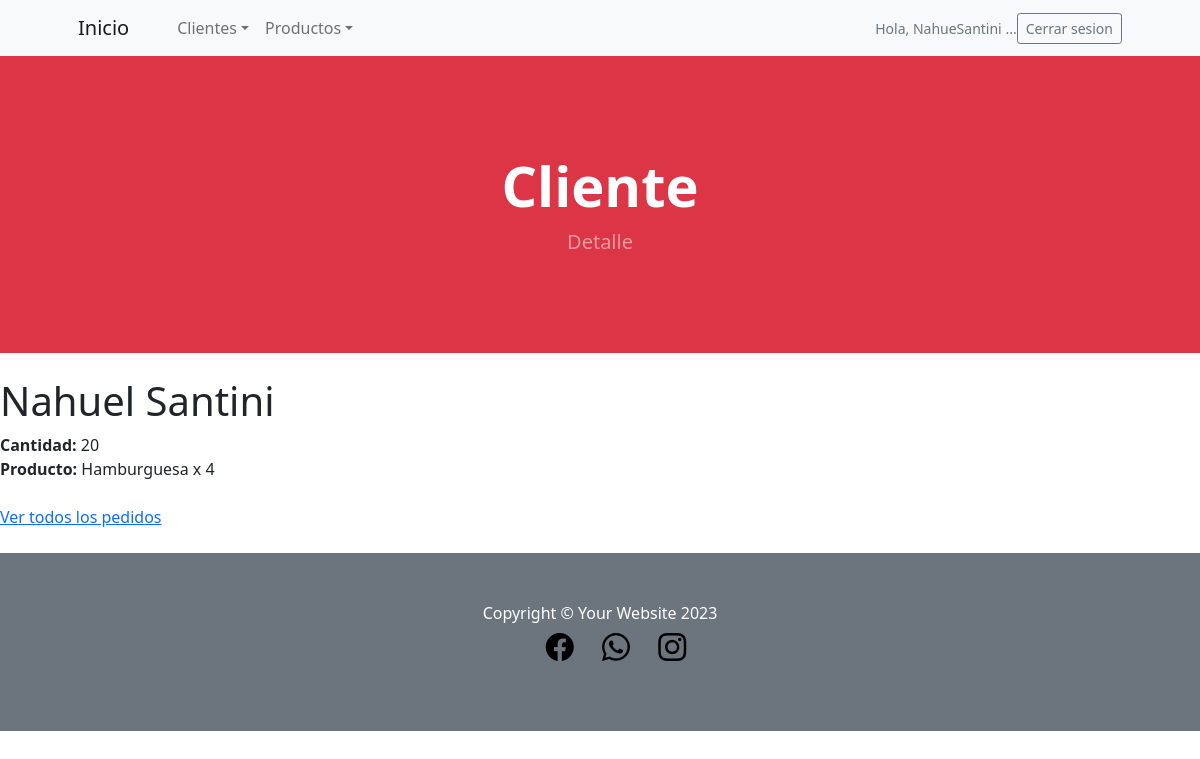
The app's page /SanApp/detalle_pedido/14/ (signed in) with its own data.
### SanApp/models.py (models this page shows, shortened)
class Pedido(models.Model):
    cliente = models.CharField(max_length=50)
    producto = models.CharField(max_length=50)
    cantidad = models.IntegerField()

### SanApp/views.py (the view)
# urls.py: path('detalle_pedido/<int:pk>/', PedidosDetailViews.as_view(), name="detalle_pedido"),
class PedidosDetailViews(LoginRequiredMixin, DetailView):
    model = Pedido
    susuccess_url = "/SanApp/detalle_pedido"
    template_name = "SanApp/detalle_pedido.html"

### SanApp/templates/SanApp/detalle_pedido.html
{% extends 'SanApp/base.html' %}
{% load static %}
{% block contenidoQueCambia %}
<header class="bg-danger py-5">
    <div class="container px-4 px-lg-5 my-5">
        <div class="text-center text-white">
            <h1 class="display-4 fw-bolder">Cliente</h1>
            <p class="lead fw-normal text-white-50 mb-0">Detalle</p>
        </div>
    </div>
</header><br>
    <body>
        <h1>{{pedido.cliente}}
        </h1>
        <b>Cantidad: </b>{{pedido.cantidad}}<br>
        <b>Producto: </b>{{pedido.producto}}<br><br>
        <a href="{% url 'leer_pedidos' %}"> Ver todos los pedidos</a>
    </body>
<br><br>
</html>
{% endblock %}

### SanApp/templates/SanApp/base.html (shortened to what this page needs)
<!DOCTYPE html>
 <html lang="en">
    {% load static %}
     <head>
         <link href="https://cdn.jsdelivr.net/npm/bootstrap-icons@1.5.0/font/bootstrap-icons.css" rel="stylesheet" />
         <link href="{%static 'SanApp/css/styles.css' %}" rel="stylesheet" />
     </head>
     <body>
         <nav class="navbar navbar-expand-lg navbar-light bg-light">
             <div class="container px-4 px-lg-5">
                 <a class="navbar-brand" href="{% url 'Inicio' %}">Inicio</a></li>
                 <div class="collapse navbar-collapse" id="navbarSupportedContent">
                     <ul class="navbar-nav me-auto mb-2 mb-lg-0 ms-lg-4">
                         <li class="nav-item dropdown">
                            <a class="nav-link dropdown-toggle" id="navbarDropdown" href="#" role="button" data-bs-toggle="dropdown" aria-expanded="false">Clientes</a>
                        </li>
                            <li class="nav-item dropdown">
                             <a class="nav-link dropdown-toggle" id="navbarDropdown" href="#" role="button" data-bs-toggle="dropdown" aria-expanded="false">Productos</a>
                            </li>
                     </ul>
                    {% if request.user.is_authenticated %}
                    <p class="text-muted small mb-4 mb-lg-0"> Hola, {{user.username}} ...</p>
                            <a class="btn btn-outline-secondary btn-sm" href="{% url 'logout' %}">Cerrar sesion</a>
                    {% endif %}
                 </div>
             </div>
         </nav>
    {% block contenidoQueCambia %}
    {% endblock %}
         <footer class="py-5 bg-secondary">
             <div class="container"><p class="m-0 text-center text-white">Copyright &copy; Your Website 2023</p>
                <div class="m-0 text-center">
                    <ul>
                        <li class="list-inline-item me-4">
                            <a href="#!"><i class="bi-facebook fs-3" style="color: rgb(0, 0, 0)"></i></a>
                        </li>
                        <li class="list-inline-item me-4">
                            <a href="#!"><i class="bi-whatsapp fs-3" style="color: rgb(0, 0, 0)"></i></a>
                        </li>
                        <li class="list-inline-item">
                            <a href="#!"><i class="bi-instagram fs-3" style="color: rgb(0, 0, 0)"></i></a>
                        </li>
                    </ul>
                </div>
            </div>
         </footer>
     </body>
 </html>

### records on screen
Pedido: cliente "Nahuel Santini", cantidad "20", producto "Hamburguesa x 4"

### other values on screen
{{ user.username }} "NahueSantini"
